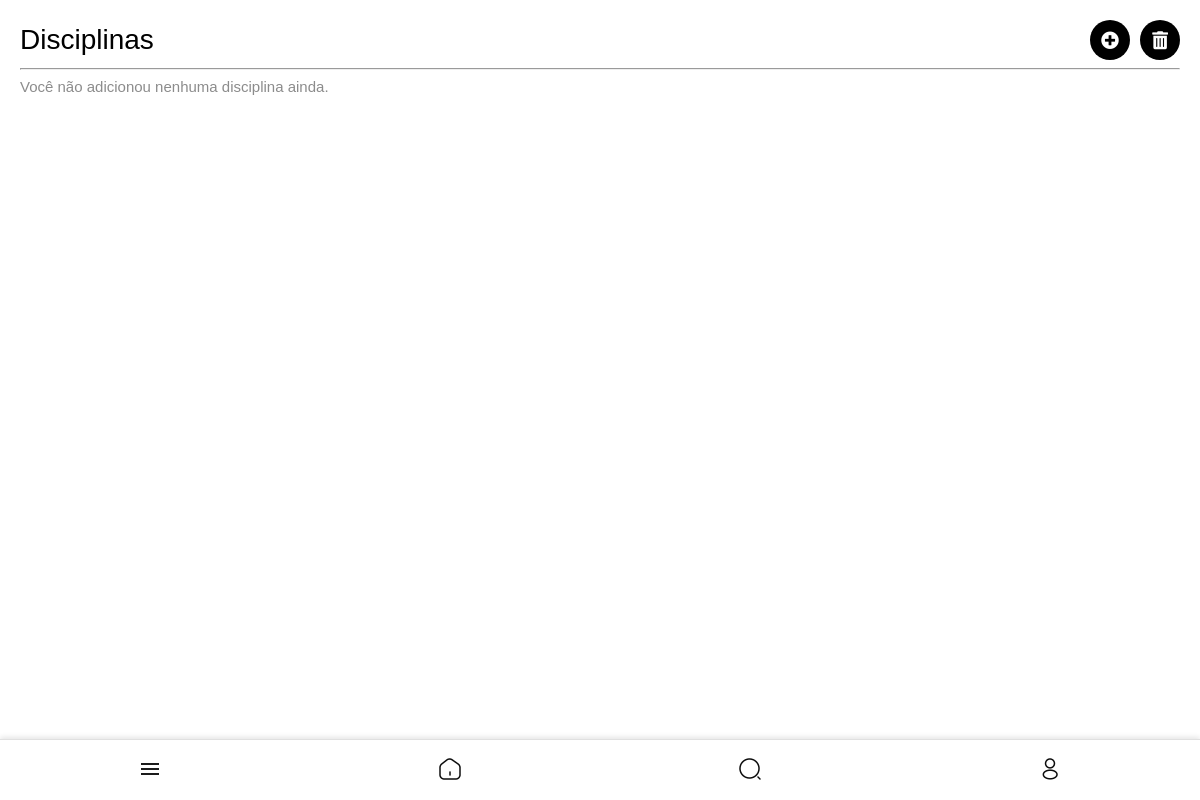
The page /disciplinas/ (signed in) on the database as committed earlier.
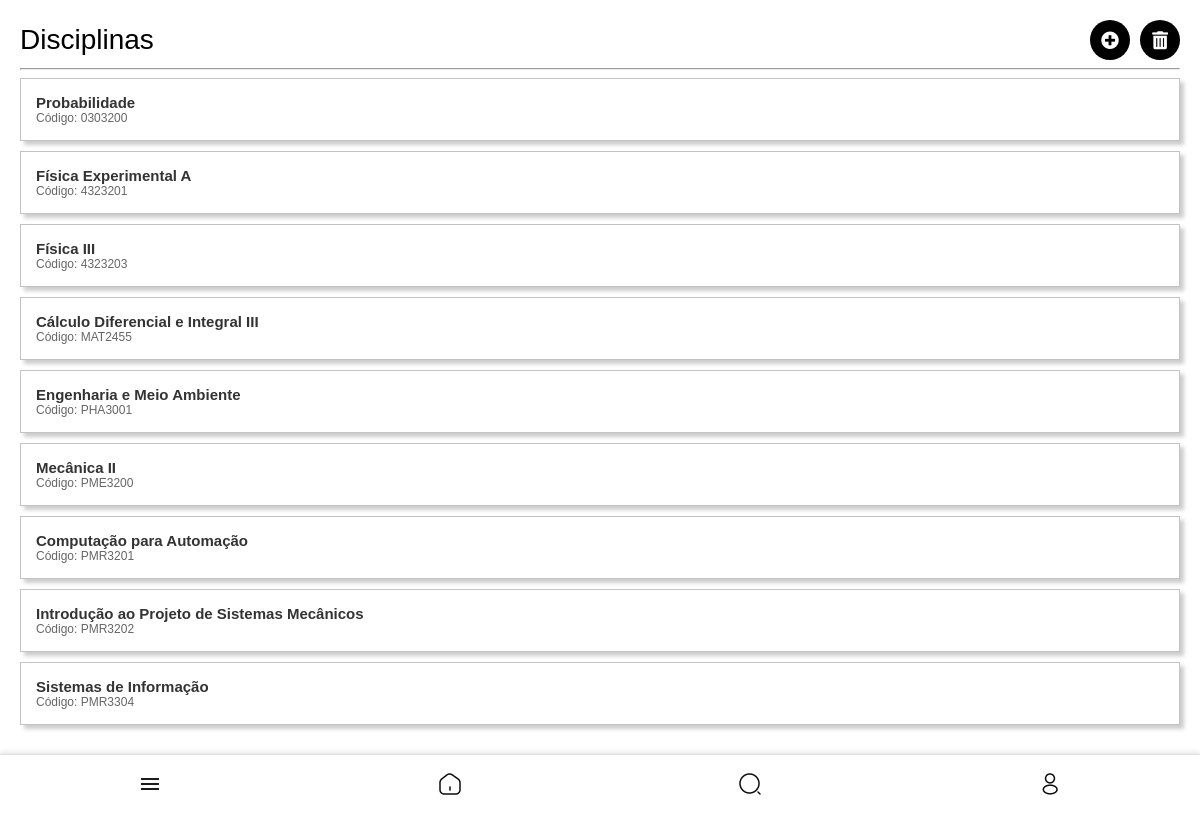
The same page on the database as committed later.
### core/models.py (models this page shows, shortened)
class UserDiscipline(models.Model):
    user = models.ForeignKey(settings.AUTH_USER_MODEL, on_delete=models.CASCADE)
    disciplina = models.ForeignKey('Disciplina', on_delete=models.CASCADE)

class Disciplina(models.Model):
    nome = models.CharField(max_length=255)
    codigo = models.CharField(max_length=10)
    curso = models.CharField(max_length=255)
    semestre = models.CharField(max_length=10)
    tipo = models.CharField(max_length=50)
    professor_responsavel = models.ForeignKey(
        settings.AUTH_USER_MODEL,
        null=True,
        blank=True,
        on_delete=models.SET_NULL,
        limit_choices_to={'user_type': 'professor'}
    )
    turma = models.IntegerField(default=1)

### core/views.py (the view)
# urls.py: path('disciplinas/', views.disciplinas, name='disciplinas'),
@login_required
def disciplinas(request):
    if request.user.user_type not in ['aluno', 'representante', 'professor']:
        raise PermissionDenied
    user_disciplines = UserDiscipline.objects.filter(user=request.user).select_related('disciplina')
    turma_counts = {}
    for ud in user_disciplines:
        key = (ud.disciplina.nome, ud.disciplina.codigo)
        if key in turma_counts:
            turma_counts[key] += 1
        else:
            turma_counts[key] = 1
    disciplinas_com_turmas = [
        (ud, turma_counts[(ud.disciplina.nome, ud.disciplina.codigo)] > 1)
        for ud in user_disciplines
    ]
    return render(request, 'core/disciplinas.html', {'user_disciplines': disciplinas_com_turmas})

### templates/core/disciplinas.html (shortened to what this page needs)
{% extends 'core/base.html' %}
{% block content %}
<div class="disciplinas-container">
    <div class="header-container">
        <h1>Disciplinas</h1>
        <div class="actions">
            <a href="{% url 'adicionar_disciplinas' %}" class="icon-btn">
                <i class="fas fa-plus-circle"></i>
            </a>
            <a href="{% url 'remover_disciplinas' %}" class="icon-btn">
                <i class="fas fa-trash-alt"></i>
            </a>
        </div>
    </div>
    <hr>
    <ul class="disciplinas-list">
        {% for user_discipline, show_turma in user_disciplines %}
        <li class="disciplina-item">
            <a href="{% url 'detalhe_disciplina' user_discipline.disciplina.id %}" class="disciplina-nome">
                {{ user_discipline.disciplina.nome }}
            </a>
            <a href="{% url 'detalhe_disciplina' user_discipline.disciplina.id %}" class="disciplina-codigo" style="font-weight: normal; font-size: min(12px,3vw); color: #666;">
                Código: {{ user_discipline.disciplina.codigo }}
            </a>
        </li>
        {% empty %}
        <li class="empty-list" style="font-size: min(15px,4vw); color: #8c8c8c;">Você não adicionou nenhuma disciplina ainda.</li>
        {% endfor %}
    </ul>
</div>
{% endblock %}

### templates/core/base.html (shortened to what this page needs)
{% load static %}
<!DOCTYPE html>
<html lang="pt-br">
<head>
    <link rel="stylesheet" type="text/css" href="{% static 'style.css' %}?v={{ timestamp }}">
    <link rel="stylesheet" href="https://cdnjs.cloudflare.com/ajax/libs/font-awesome/5.15.4/css/all.min.css">
</head>
<body>
    <main>
        {% block content %}
        {% endblock %}
    </main>
    {% if user.is_authenticated %}
    <div class="bottom-nav">
        <a href="#menu" class="nav-item menu-toggle">
            <img src="{% static 'menu.png' %}" alt="Menu">
        </a>
        <a href="{% url 'home' %}" class="nav-item">
            <img src="{% static 'home-2.png' %}" alt="Home">
        </a>
        <a href="{% url 'search_results' %}" class="nav-item">
            <img src="{% static 'search.png' %}" alt="Search">
        </a>
        <a href="#profile" class="nav-item">
            <img src="{% static 'profile.png' %}" alt="Profile">
        </a>
    </div>
    {% endif %}
</body>
</html>

### media/style.css (style rules this page uses)
@media (min-width: 769px) { body { font-family: Arial, sans-serif; background-color: rgb(234, 234, 234); display: flex; flex-direction: column; align-items: center; justify-content: flex-start; min-height: 100vh; margin: 0; padding-bottom: 5vw; } }
@media (min-width: 769px) { a { text-decoration: none; color: #000000; } }
@media (min-width: 769px) { .bottom-nav { position: fixed; bottom: 0; left: 0; width: 100%; height: min(60px, 20vw); background-color: #fff; display: flex; flex-direction: row; justify-content: space-around; align-items: center; border-top: 1px solid #e0e0e0; box-shadow: 0 -2px 5px rgba(0, 0, 0, 0.1); z-index: 600; } }
@media (min-width: 769px) { .nav-item { flex: 1; text-align: center; color: #333; text-decoration: none; position: relative; } }
@media (min-width: 769px) { .nav-item img { width: min(24px, 8vw); height: min(24px, 8vw); filter: grayscale(100%); } }
@media (min-width: 769px) { .disciplinas-container { padding: min(6vw, 20px); font-family: Arial, sans-serif; padding-bottom: min(20vw,80px); width: 100vw; box-sizing: border-box; } }
@media (min-width: 769px) { .disciplinas-container h1 { font-size: min(28px,8vw); margin-bottom: 0; margin-top: 0; font-weight:normal; text-align: left; } }
@media (min-width: 769px) { .disciplinas-list { list-style: none; padding: 0; margin: 0; } }
@media (min-width: 769px) { .disciplina-item { display: flex; flex-direction: column; background-color: #fff; border: 1px solid #c3c3c3; margin-bottom: min(10px,6vw); padding: min(15px,6vw); box-shadow: min(4px,2vw) min(4px,2vw) min(4px,2vw) rgba(0, 0, 0, 0.2); text-align: left; width: 100%; box-sizing: border-box; position: relative; overflow: hidden; } }
@media (min-width: 769px) { .disciplina-item a { width: 80%; text-align: left; white-space: nowrap; overflow: hidden; text-overflow: ellipsis; text-decoration: none; color: #333; font-size: min(15px,4vw); font-weight: bold; } }
@media (min-width: 769px) { .header-container { display: flex; flex-direction: row; justify-content: space-between; align-items: center; } }
@media (min-width: 769px) { .actions { display: flex; flex-direction: row; gap: min(10px, 2vw); justify-content: center; align-items: center; } }
@media (min-width: 769px) { .actions .icon-btn { display: flex; flex-direction: row; justify-content: center; background-color: #000; color: #fff; border: none; border-radius: 50%; width: min(40px, 8vw); height: min(40px, 8vw); font-size: min(18px, 4vw); cursor: pointer; text-decoration: none; } }
@media (min-width: 769px) { .icon-btn { background: none; border: none; font-size: min(18px, 4vw); color: #000000; cursor: pointer; text-decoration: none; display: flex; align-items: center; justify-content: center; } }
@media (min-width: 769px) { .topico-info p,a { font-size: min(12px); color: grey; } }

### templates/core/disciplinas.html (style rules this page uses)
body { background-color: white; margin: 0; padding: 0; box-sizing: border-box; overflow-x: hidden; }
html, body { width: 100%; }

Rows that differ between the two databases and show on the page:
added UserDiscipline: disciplina.nome "Probabilidade", disciplina.codigo "0303200"
added UserDiscipline: disciplina.nome "Física Experimental A", disciplina.codigo "4323201"
added UserDiscipline: disciplina.nome "Física III", disciplina.codigo "4323203"
added UserDiscipline: disciplina.nome "Cálculo Diferencial e Integral III", disciplina.codigo "MAT2455"
added UserDiscipline: disciplina.nome "Engenharia e Meio Ambiente", disciplina.codigo "PHA3001"
added UserDiscipline: disciplina.nome "Mecânica II", disciplina.codigo "PME3200"
added UserDiscipline: disciplina.nome "Computação para Automação", disciplina.codigo "PMR3201"
added UserDiscipline: disciplina.nome "Introdução ao Projeto de Sistemas Mecânicos", disciplina.codigo "PMR3202"
added UserDiscipline: disciplina.nome "Sistemas de Informação", disciplina.codigo "PMR3304"
Other text that changed with them:
text no longer shown: "Você não adicionou nenhuma disciplina ainda."
